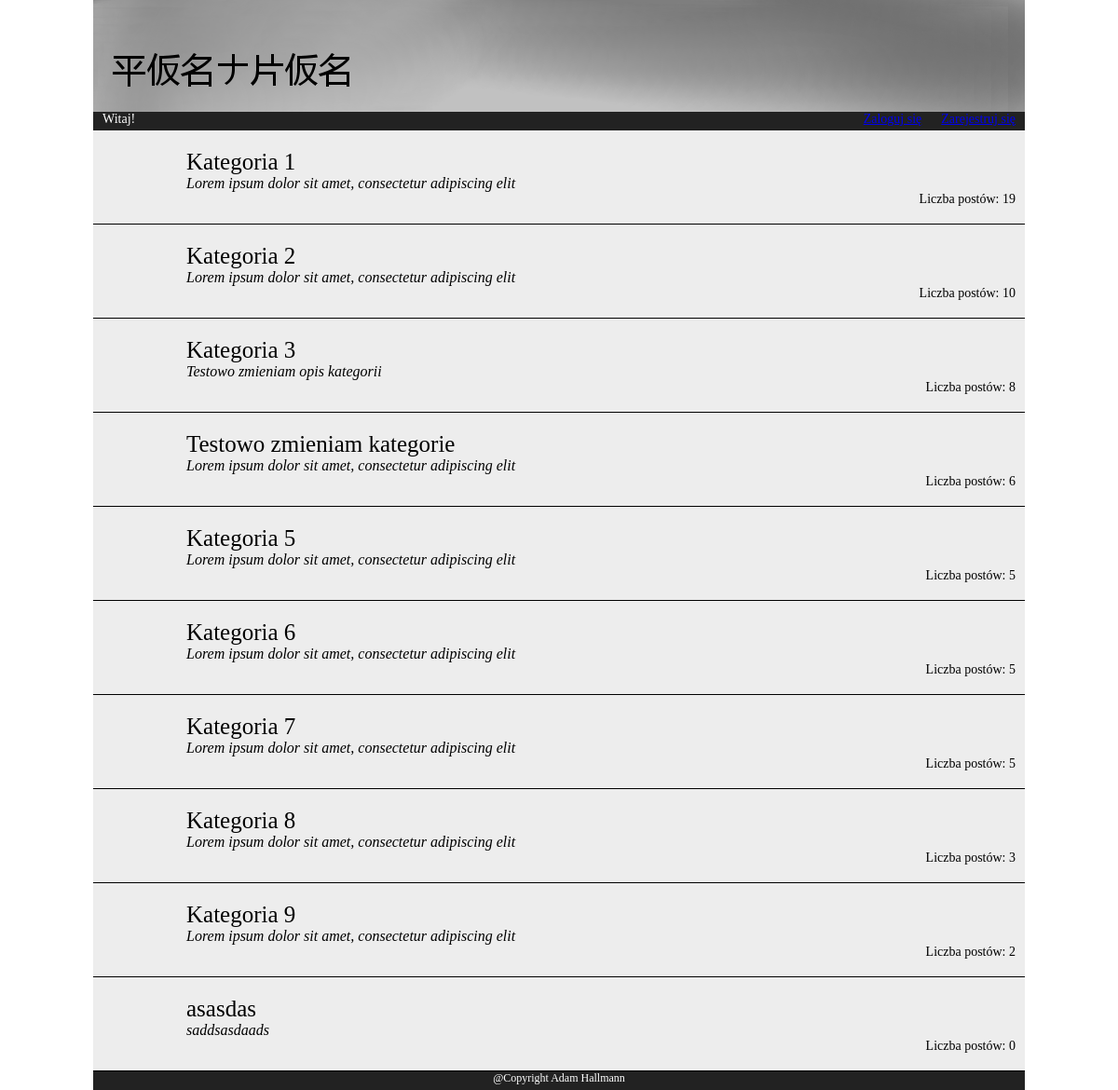
The page / on the database its author committed.
### tables this page shows
CREATE TABLE `categories` (
  `id` int(11) NOT NULL,
  `category` text NOT NULL,
  `description` text NOT NULL
);

### htdocs/index.php (the view, shortened to what this page needs)
<html>
    <head>
        <link href="forum.css" rel="stylesheet">
    </head>
    <body>
        <div id="banner">
            <button type="button" style="width: 100%; height: 120px; background-image: url('banner.png'); border: none" onclick="location.href='index.php'">
            </button>
        </div>
        <div id="fixed">
            <?php
               include 'fixed.php';
            ?>
        </div>
        <div id="main">
            <?php
                $link=mysqli_connect("localhost", "root", "", "forum");
				$returnQuery=mysqli_query($link, "SELECT * FROM categories");
                while($row=mysqli_fetch_assoc($returnQuery)){
                  $id=$row["id"];
                  $category=$row["category"];
		          $desc=$row["description"];
                  $query=$link->query("SELECT id FROM posts WHERE category = $id");
                    $posts =0;
                  while($row=mysqli_fetch_assoc($query)){
                    $posts++;
                  }
                    echo "<div class='cat' style='border-top: none'>
                            <p style='text-indent: 100px; padding-top: 20px; font-size: 25px;'><a href='category.php?cat=$id'>$category</a>";
                    echo "</p><p style='text-indent: 100px;'><i>$desc</i></p>
                            <p style='float: right; font-size: 14px; margin-right: 10px;'>Liczba postów: $posts</p>
                        </div>";
                }
            ?>
        </div>
        <div id="footer">
            @Copyright Adam Hallmann
        </div>
    </body>
</html>

### htdocs/forum.css (style rules this page uses)
body { width: 1000px; height: 100%; margin: 0 auto; font-family: "Century Schoolbook"; }
p { margin: 0; padding: 0; }
#fixed { height: 20px; width: 100%; background-color: #222222; color: white; text-indent: 10px; font-size: 14px; }
#banner { height: 120px; width: 100%; background-image: url('banner.png'); }
#main { height: calc(100% - 120px - 20px - 20px); width: 100%; overflow: auto; background-color: #ededed; }
.cat a { color: black; text-decoration: none; }
#footer { height: 20px; width: 100%; background-color: #222222; color: white; text-align: center; font-size: 12px; }
.cat { height: 100px; width: calc(100%); background-color: #ededed; border-bottom: 1px solid black; border-top: 1px solid black; }

### rows shown on the page
categories: category "Kategoria 1", description "Lorem ipsum dolor sit amet, consectetur adipiscing elit", posts "19"
categories: category "Kategoria 2", description "Lorem ipsum dolor sit amet, consectetur adipiscing elit", posts "10"
categories: category "Kategoria 3", description "Testowo zmieniam opis kategorii", posts "8"
categories: category "Testowo zmieniam kategorie", description "Lorem ipsum dolor sit amet, consectetur adipiscing elit", posts "6"
categories: category "Kategoria 5", description "Lorem ipsum dolor sit amet, consectetur adipiscing elit", posts "5"
categories: category "Kategoria 6", description "Lorem ipsum dolor sit amet, consectetur adipiscing elit", posts "5"
categories: category "Kategoria 7", description "Lorem ipsum dolor sit amet, consectetur adipiscing elit", posts "5"
categories: category "Kategoria 8", description "Lorem ipsum dolor sit amet, consectetur adipiscing elit", posts "3"
categories: category "Kategoria 9", description "Lorem ipsum dolor sit amet, consectetur adipiscing elit", posts "2"
categories: category "asasdas", description "saddsasdaads", posts "0"
